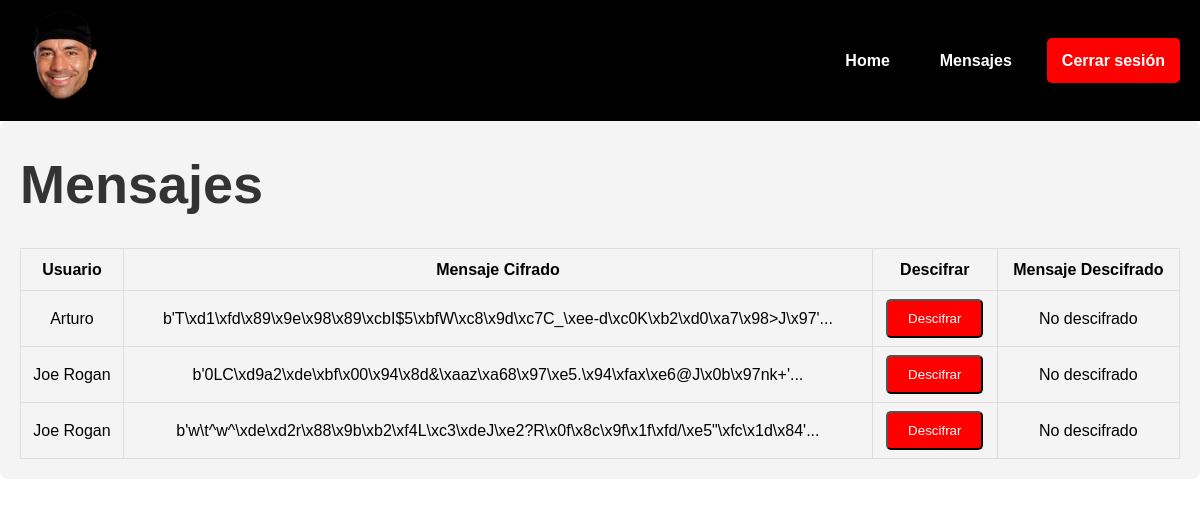
Page /mensajes (signed in) on the committed database.
### tables this page shows
CREATE TABLE messages (
    message_id INTEGER PRIMARY KEY AUTOINCREMENT,
    user_id INTEGER NOT NULL,
    message BLOB NOT NULL,
    hmac TEXT NULL, signature TEXT,  -- Aquí permitimos que hmac sea NULL
    FOREIGN KEY(user_id) REFERENCES users(id)
);

CREATE TABLE users (
            id INTEGER PRIMARY KEY AUTOINCREMENT,
            username TEXT NOT NULL UNIQUE,
            password TEXT NOT NULL
        , public_key BLOB);

### app.py (the view)
@app.route('/mensajes')
def mensajes():
    if 'user_id' not in session:
        return redirect(url_for('login'))
    conn = get_db_connection()
    messages = conn.execute('''
        SELECT message_id, users.username, messages.message
        FROM messages
        JOIN users ON messages.user_id = users.id
    ''').fetchall()
    conn.close()
    return render_template('mensajes.html', messages=messages)

### app.py (called while the page is built)
def get_db_connection():
    conn = sqlite3.connect('database.db')
    conn.row_factory = sqlite3.Row
    return conn

@app.context_processor
def inject_is_logged_in():
    return {'is_logged_in': 'user_id' in session}

### templates/mensajes.html (shortened to what this page needs)
<!DOCTYPE html>
<html lang="es">
<head>
    <link rel="stylesheet" href="/static/css/styles.css">
</head>
<body>
    <header>
        <nav>
            <div class="logo">
                <img src="{{ url_for('static', filename='img/joe.png') }}" alt="Logo">
            </div>
            <ul class="menu">
                <li><a href="{{ url_for('index') }}">Home</a></li>
                <li><a href="{{ url_for('mensajes') }}">Mensajes</a></li>
                {% if is_logged_in %}
                    <li><a href="{{ url_for('logout') }}" class="btn">Cerrar sesión</a></li>
                {% else %}
                    <li><a href="{{ url_for('login') }}" class="btn">Iniciar sesión</a></li>
                    <li><a href="{{ url_for('register') }}" class="btn">Registrar</a></li>
                {% endif %}
            </ul>
        </nav>
    </header>
    <section class="formato-mensajes">
        <h1 class="titulo-mensajes">Mensajes</h1>
        <table class="elementos-tabla">
            <thead>
                <tr>
                    <th>Usuario</th>
                    <th>Mensaje Cifrado</th>
                    <th>Descifrar</th>
                    <th>Mensaje Descifrado</th>
                </tr>
            </thead>
            <tbody>
                {% for message in messages %}
                <tr>
                    <td>{{ message.username }}</td>
                    <td>{{ message.message[:30] }}...</td>
                    <td>
                        <form action="{{ url_for('decrypt', message_id=message.message_id) }}" method="POST">
                            <button type="submit" class="btn">Descifrar</button>
                        </form>
                    </td>
                    <td>
                        {% if decrypted_message_id == message.message_id %}
                            {{ decrypted_message }}
                        {% else %}
                            No descifrado
                        {% endif %}
                    </td>
                </tr>
                {% endfor %}
            </tbody>
        </table>
    </section>
</body>
</html>

### static/css/styles.css (style rules this page uses)
* { margin: 0; padding: 0; box-sizing: border-box; }
body { font-family: 'Poppins', sans-serif; background-color: white; color: black; line-height: 1.6; }
header { background-color: black; padding: 10px 0; }
nav { display: flex; justify-content: space-between; align-items: center; max-width: 1200px; margin: 0 auto; padding: 0 20px; }
.logo { font-size: 24px; color: white; }
.logo img { width: 90px; height: auto; }
.menu { display: flex; align-items: center; list-style: none; padding: 0; margin: 0; }
.menu li { margin-left: 20px; }
.menu a { text-decoration: none; color: white; font-weight: bold; padding: 10px 15px; display: flex; align-items: center; }
.btn { color: white; background-color: red; text-decoration: none; border-radius: 5px; padding: 10px 20px; }
.formato-mensajes { padding: 20px; background-color: #f4f4f4; border-radius: 8px; margin-bottom: 20px; }
.titulo-mensajes { font-size: 54px; font-weight: bold; color: #333; }
.elementos-tabla { width: 100%; border-collapse: collapse; margin-top: 20px; border: 1px solid #ddd; }
.elementos-tabla th, .elementos-tabla td { border: 1px solid #ddd; padding: 8px; text-align: center; }

### rows in the picture
messages: username "Arturo", message "b'T\\xd1\\xfd\\x89\\x9e\\x98\\x89\\xcbI$5\\xbfW\\xc8\\x9d\\xc7C_\\xee-d\\xc0K\\xb2\\xd0\\xa7\\x98>J\\x97'", shows "No descifrado"
messages: username "Joe Rogan", message "b'0LC\\xd9a2\\xde\\xbf\\x00\\x94\\x8d&\\xaaz\\xa68\\x97\\xe5.\\x94\\xfax\\xe6@J\\x0b\\x97nk+'", shows "No descifrado"
messages: username "Joe Rogan", message "b'w\\t^w^\\xde\\xd2r\\x88\\x9b\\xb2\\xf4L\\xc3\\xdeJ\\xe2?R\\x0f\\x8c\\x9f\\x1f\\xfd/\\xe5\"\\xfc\\x1d\\x84'", shows "No descifrado"
